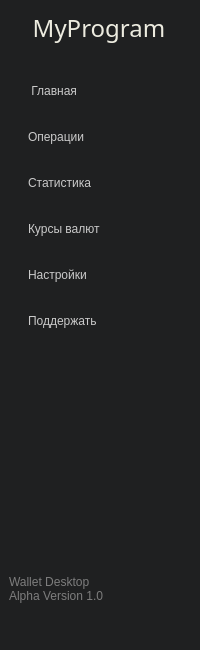
     <widget class="QWidget" name="sidebar" native="true">
      <property name="minimumSize">
       <size>
        <width>190</width>
        <height>650</height>
       </size>
      </property>
      <property name="styleSheet">
       <string notr="true">background-color: #1F2021;</string>
      </property>
      <layout class="QVBoxLayout" name="verticalLayout_2">
       <property name="leftMargin">
        <number>9</number>
       </property>
       <item>
        <widget class="QLabel" name="Programlabel">
         <property name="sizePolicy">
          <sizepolicy hsizetype="Maximum" vsizetype="Maximum">
           <horstretch>0</horstretch>
           <verstretch>0</verstretch>
          </sizepolicy>
         </property>
         <property name="maximumSize">
          <size>
           <width>250</width>
           <height>50</height>
          </size>
         </property>
         <property name="font">
          <font>
           <family>Noto Sans KR</family>
           <pointsize>18</pointsize>
           <italic>false</italic>
           <fontweight>DemiBold</fontweight>
          </font>
         </property>
         <property name="styleSheet">
          <string notr="true">font: 600 18pt &quot;Noto Sans KR&quot;;
color:#ECEBDF;
</string>
         </property>
         <property name="text">
          <string>MyProgram</string>
         </property>
         <property name="alignment">
          <set>Qt::AlignmentFlag::AlignCenter</set>
         </property>
        </widget>
       </item>
       <item>
        <spacer name="verticalSpacer_2">
         <property name="orientation">
          <enum>Qt::Orientation::Vertical</enum>
         </property>
         <property name="sizeType">
          <enum>QSizePolicy::Policy::Preferred</enum>
         </property>
         <property name="sizeHint" stdset="0">
          <size>
           <width>0</width>
           <height>20</height>
          </size>
         </property>
        </spacer>
       </item>
       <item>
        <layout class="QVBoxLayout" name="verticalLayout">
         <property name="leftMargin">
          <number>15</number>
         </property>
         <property name="rightMargin">
          <number>15</number>
         </property>
         <item>
          <widget class="QPushButton" name="mainButton">
           <property name="minimumSize">
            <size>
             <width>125</width>
             <height>40</height>
            </size>
           </property>
           <property name="styleSheet">
            <string notr="true">QPushButton{
	font: 500 14pt &quot;Noto Sans KR&quot;;
	color: #CACACA;
	border-style:outset;
	border-radius:10px;
	text-align:left;
	padding:4px;
}

QPushButton:hover{
	background-color: #353535;
	color:#4464E8;
}


QPushButton:pressed{
	background-color: #353535;
	color:white;
}


</string>
           </property>
           <property name="text">
            <string> Главная</string>
           </property>
           <property name="iconSize">
            <size>
             <width>25</width>
             <height>25</height>
            </size>
           </property>
          </widget>
         </item>
         <item>
          <widget class="QPushButton" name="notesButton">
           <property name="minimumSize">
            <size>
             <width>125</width>
             <height>40</height>
            </size>
           </property>
           <property name="styleSheet">
            <string notr="true">QPushButton{
	font: 500 14pt &quot;Noto Sans KR&quot;;
	color: #CACACA;
	border-style:outset;
	border-radius:10px;
	text-align:left;
	padding:4px;
}

QPushButton:hover{
	background-color: #353535;
	color:#4464E8;
}


QPushButton:pressed{
	background-color: #353535;
	color:white;
}


</string>
           </property>
           <property name="text">
            <string>Операции</string>
           </property>
          </widget>
         </item>
         <item>
          <widget class="QPushButton" name="statisticButton">
           <property name="minimumSize">
            <size>
             <width>125</width>
             <height>40</height>
            </size>
           </property>
           <property name="styleSheet">
            <string notr="true">QPushButton{
	font: 500 14pt &quot;Noto Sans KR&quot;;
	color: #CACACA;
	border-style:outset;
	border-radius:10px;
	text-align:left;
	padding:4px;
}

QPushButton:hover{
	background-color: #353535;
	color:#4464E8;
}


QPushButton:pressed{
	background-color: #353535;
	color:white;
}


</string>
           </property>
           <property name="text">
            <string>Статистика</string>
           </property>
          </widget>
         </item>
         <item>
          <widget class="QPushButton" name="ratesButton">
           <property name="minimumSize">
            <size>
             <width>125</width>
             <height>40</height>
            </size>
           </property>
           <property name="styleSheet">
            <string notr="true">QPushButton{
	font: 500 14pt &quot;Noto Sans KR&quot;;
	color: #CACACA;
	border-style:outset;
	border-radius:10px;
	text-align:left;
	padding:4px;
}

QPushButton:hover{
	background-color: #353535;
	color:#4464E8;
}


QPushButton:pressed{
	background-color: #353535;
	color:white;
}


</string>
           </property>
           <property name="text">
            <string>Курсы валют</string>
           </property>
          </widget>
         </item>
         <item>
          <widget class="QPushButton" name="settingsButton">
           <property name="minimumSize">
            <size>
             <width>125</width>
             <height>40</height>
            </size>
           </property>
           <property name="styleSheet">
            <string notr="true">QPushButton{
	font: 500 14pt &quot;Noto Sans KR&quot;;
	color: #CACACA;
	border-style:outset;
	border-radius:10px;
	text-align:left;
	padding:4px;
}

QPushButton:hover{
	background-color: #353535;
	color:#4464E8;
}


QPushButton:pressed{
	background-color: #353535;
	color:white;
}


</string>
           </property>
           <property name="text">
            <string>Настройки</string>
           </property>
          </widget>
         </item>
         <item>
          <widget class="QPushButton" name="supportButton">
           <property name="minimumSize">
            <size>
             <width>125</width>
             <height>40</height>
            </size>
           </property>
           <property name="styleSheet">
            <string notr="true">QPushButton{
	font: 500 14pt &quot;Noto Sans KR&quot;;
	color: #CACACA;
	border-style:outset;
	border-radius:10px;
	text-align:left;
	padding:4px;
}

QPushButton:hover{
	background-color: #353535;
	color:#4464E8;
}


QPushButton:pressed{
	background-color: #353535;
	color:white;
}


</string>
           </property>
           <property name="text">
            <string>Поддержать</string>
           </property>
          </widget>
         </item>
        </layout>
       </item>
       <item>
        <spacer name="verticalSpacer">
         <property name="orientation">
          <enum>Qt::Orientation::Vertical</enum>
         </property>
         <property name="sizeHint" stdset="0">
          <size>
           <width>20</width>
           <height>100</height>
          </size>
         </property>
        </spacer>
       </item>
       <item>
        <widget class="QLabel" name="label">
         <property name="minimumSize">
          <size>
           <width>100</width>
           <height>100</height>
          </size>
         </property>
         <property name="maximumSize">
          <size>
           <width>16777215</width>
           <height>100</height>
          </size>
         </property>
         <property name="styleSheet">
          <string notr="true">font: 600 9pt &quot;Noto Sans KR&quot;;
color:rgb(125, 125, 125)

</string>
         </property>
         <property name="text">
          <string>Wallet Desktop
Alpha Version 1.0</string>
         </property>
        </widget>
       </item>
      </layout>
     </widget>
